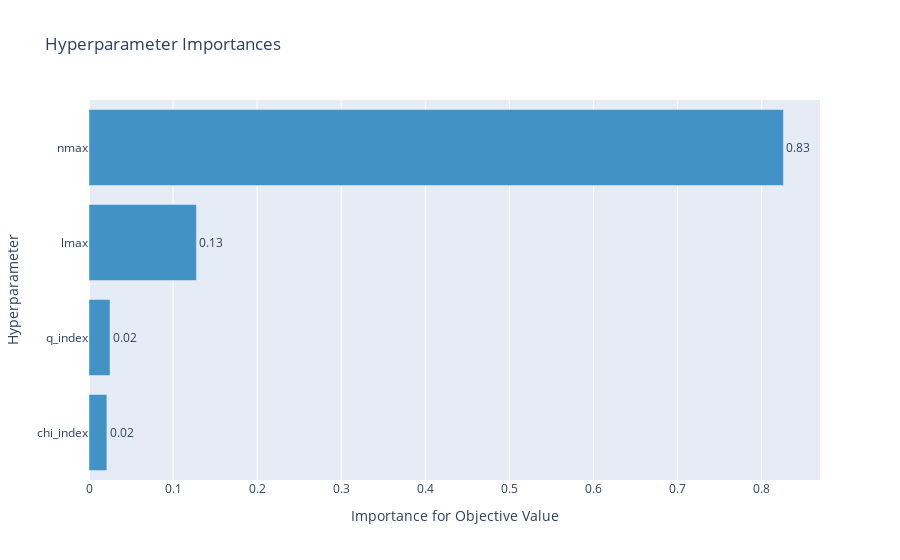

Source (notebook cell):
### Markdown cell above
### Hyperparameter Importances

### Code cell
optuna.visualization.plot_param_importances(study)

### Figure 1 — Plotly figure (JSON) as saved in the notebook; plotly's stock layout.template omitted (floating-point values rounded to 4 significant figures)
{"data": [{"cliponaxis": false, "hovertemplate": ["chi_index (IntDistribution): 0.021250923577768678<extra></extra>", "q_index (IntDistribution): 0.024994056803701134<extra></extra>", "lmax (IntDistribution): 0.12776302893950262<extra></extra>", "nmax (IntDistribution): 0.8259919906790275<extra></extra>"], "marker": {"color": "rgb(66,146,198)"}, "orientation": "h", "text": ["0.02", "0.02", "0.13", "0.83"], "textposition": "outside", "type": "bar", "x": [0.02125, 0.02499, 0.1278, 0.826], "y": ["chi_index", "q_index", "lmax", "nmax"]}], "layout": {"showlegend": false, "title": {"text": "Hyperparameter Importances"}, "xaxis": {"title": {"text": "Importance for Objective Value"}}, "yaxis": {"title": {"text": "Hyperparameter"}}}}
